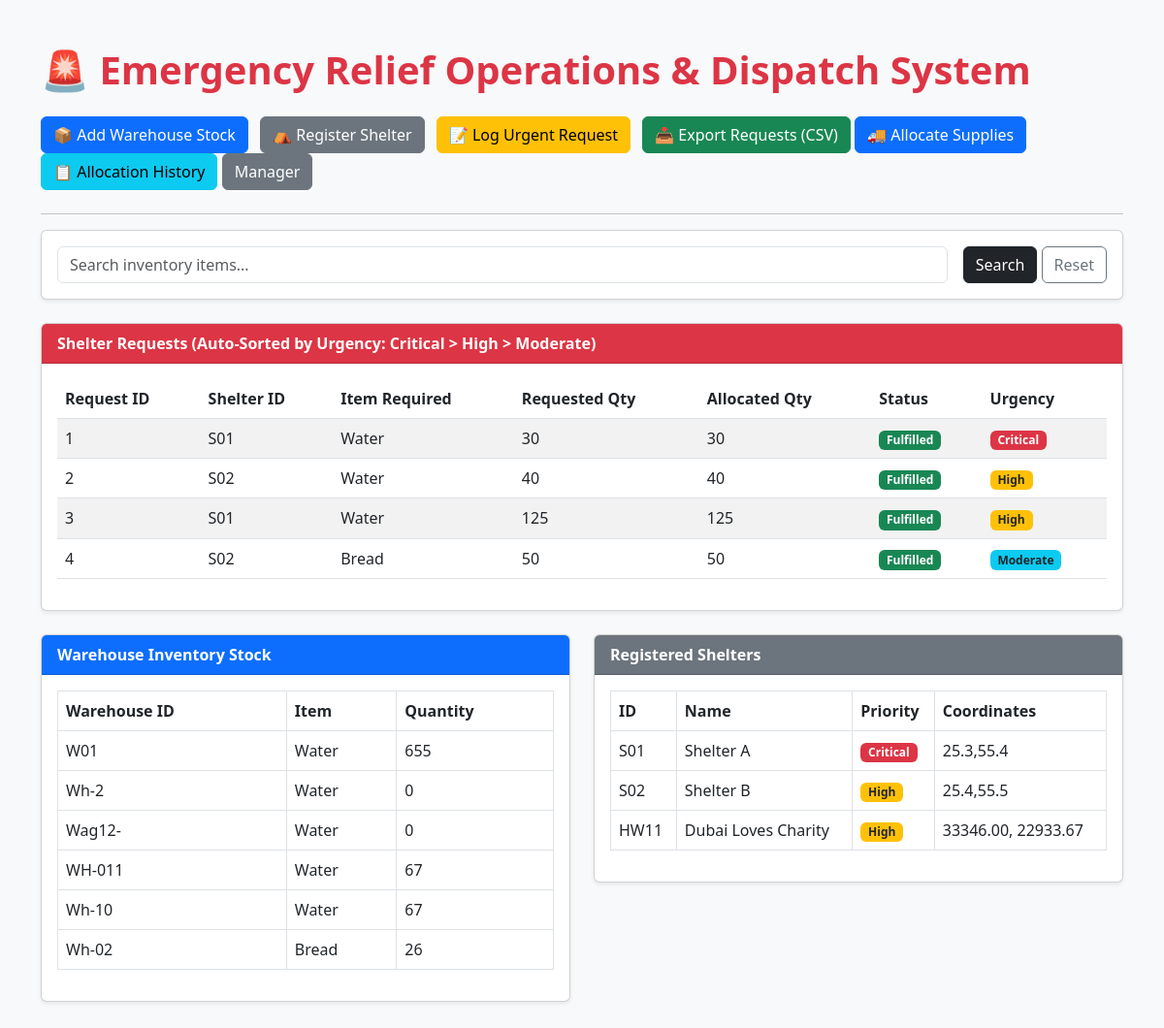
Before: / with the older database file.
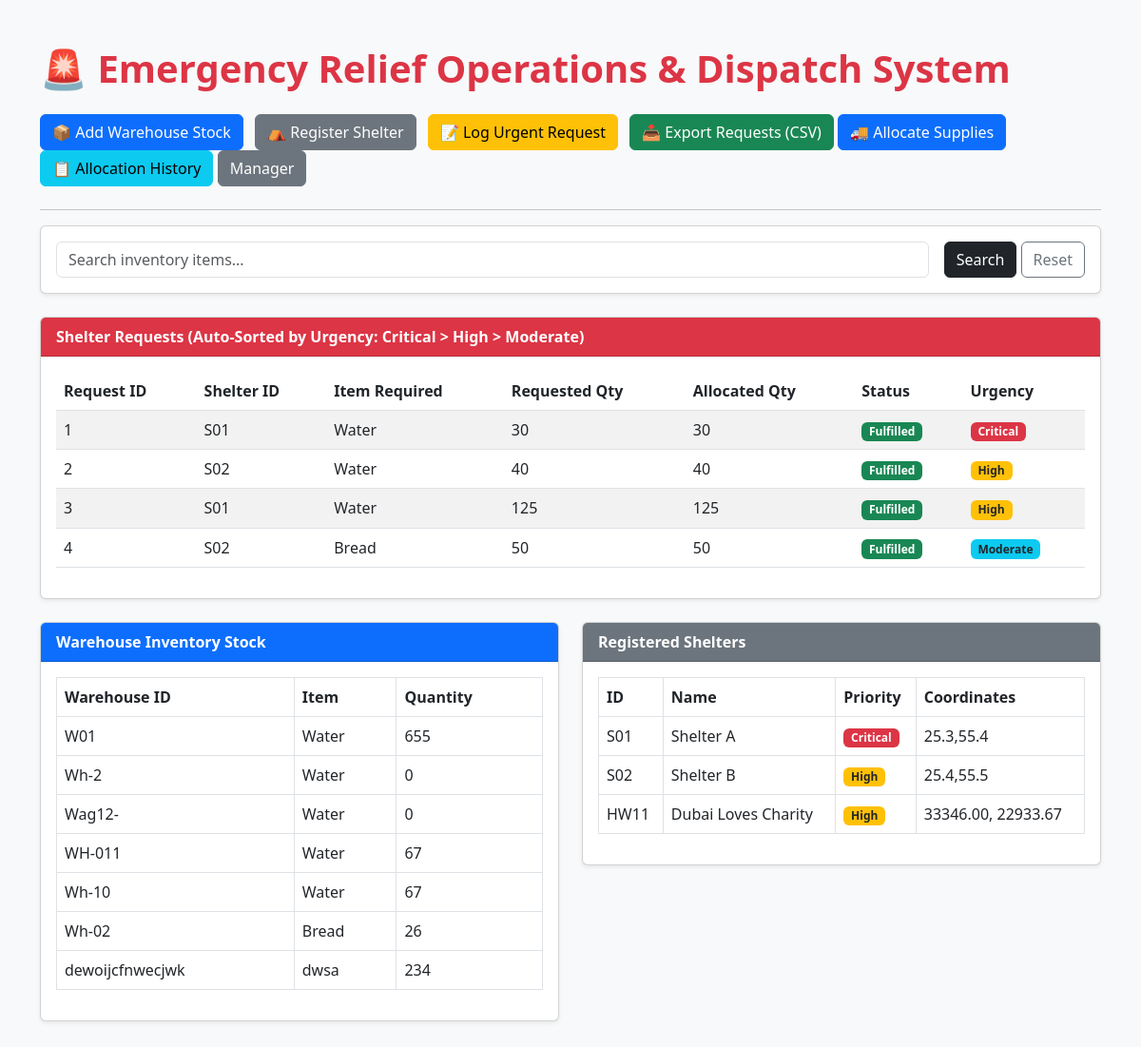
After: the same page with the newer database file.
### tables this page shows
CREATE TABLE requests (
        request_id INTEGER PRIMARY KEY AUTOINCREMENT,
        shelter_id TEXT,
        item TEXT NOT NULL,
        quantity INTEGER NOT NULL,
        allocated_quantity INTEGER NOT NULL DEFAULT 0,
        status TEXT NOT NULL DEFAULT 'Pending',
        urgency TEXT NOT NULL CHECK (
            urgency IN ('Critical', 'High', 'Moderate')
        ),
        FOREIGN KEY (shelter_id) REFERENCES shelters (shelter_id)
    );

CREATE TABLE inventory(
            warehouse_id TEXT,
            item TEXT,
            quantity INTEGER NOT NULL CHECK (quantity >= 0),
            PRIMARY KEY (warehouse_id, item)
        );

CREATE TABLE shelters(
            shelter_id TEXT PRIMARY KEY,
            name TEXT NOT NULL,
            priority TEXT NOT NULL CHECK (priority IN ('Critical', 'High', 'Moderate')),
            location_coordinates TEXT
        );

### app.py (the view)
@app.route('/')
def home():
    search = request.args.get('search', '')
    inventory = db.get_all_inventory()
    shelters = db.get_all_shelters()
    requests_list = db.get_sorted_requests()
    if search:
        inventory = [
            item for item in inventory
            if search.lower() in item[1].lower()
        ]
    return render_template(
        'inventory.html',
        inventory=inventory,
        shelters=shelters,
        requests_list=requests_list,
        search=search
    )

### db.py (called while the page is built)
def get_all_shelters():
    conn = sqlite3.connect(DB_Name)
    cr = conn.cursor()
    cr.execute("SELECT * FROM shelters")
    shelters = cr.fetchall()
    conn.close()
    return shelters

def get_all_inventory():
    conn = sqlite3.connect(DB_Name)
    cr = conn.cursor()
    cr.execute("SELECT * FROM inventory")
    items = cr.fetchall()
    conn.close()
    return items

def get_sorted_requests():
    conn = sqlite3.connect(DB_Name)
    cr = conn.cursor()
    cr.execute('''
        SELECT * FROM requests
        ORDER BY CASE urgency
            WHEN 'Critical' THEN 1
            WHEN 'High' THEN 2
            WHEN 'Moderate' THEN 3
            ELSE 4
        END,
        request_id ASC
    ''')
    requests_list = cr.fetchall()
    conn.close()
    return requests_list

### templates/inventory.html (shortened to what this page needs)
<!DOCTYPE html>
<html lang="en">
<head>
    <link href="https://cdn.jsdelivr.net/npm/bootstrap@5.3.0/dist/css/bootstrap.min.css" rel="stylesheet">
</head>
<body class="bg-light">
    <div class="container my-5">
        <h1 class="mb-4 text-danger fw-bold">🚨 Emergency Relief Operations & Dispatch System</h1>
        <div class="mb-4">
            <a href="/add_inventory" class="btn btn-primary me-2">📦 Add Warehouse Stock</a>
            <a href="/add_shelter" class="btn btn-secondary me-2">⛺ Register Shelter</a>
            <a href="/add_request" class="btn btn-warning me-2">📝 Log Urgent Request</a>
            <a href="/export/csv" class="btn btn-success">📥 Export Requests (CSV)</a>
            <form action="{{ url_for('allocate') }}" method="POST" class="d-inline">
                <button type="submit" class="btn btn-primary">🚚 Allocate Supplies</button>
            </form>
            <a href="{{ url_for('allocation_history') }}" class="btn btn-info">
                📋 Allocation History
            </a>
            <a href="/manager" class="btn btn-secondary me-2">Manager</a>
        </div>
        <hr>
        <div class="card p-3 mb-4 shadow-sm">
            <form method="GET" action="/" class="row g-3">
                <div class="col-auto flex-grow-1">
                    <input type="text" name="search" class="form-control" placeholder="Search inventory items..."
                        value="{{ search }}">
                </div>
                <div class="col-auto">
                    <button type="submit" class="btn btn-dark">Search</button>
                    <a href="/" class="btn btn-outline-secondary">Reset</a>
                </div>
            </form>
        </div>
        <div class="card mb-4 shadow-sm">
            <div class="card-header bg-danger text-white fw-bold">Shelter Requests (Auto-Sorted by Urgency: Critical >
                High > Moderate) </div>
            <div class="card-body">
                <table class="table table-striped">
                    <thead>
                        <tr>
                            <th>Request ID</th>
                            <th>Shelter ID</th>
                            <th>Item Required</th>
                            <th>Requested Qty</th>
                            <th>Allocated Qty</th>
                            <th>Status</th>
                            <th>Urgency</th>
                        </tr>
                    </thead>
                    <tbody>
                        {% for req in requests_list %}
                        <tr>
                            <td>{{ req[0] }}</td>
                            <td>{{ req[1] }}</td>
                            <td>{{ req[2] }}</td>
                            <td>{{ req[3] }}</td>
                            <td>{{ req[4] }}</td>
                            <td>
                                <span
                                    class="badge {% if req[5] == 'Fulfilled' %}bg-success{% elif req[5] == 'Partially Fulfilled' %}bg-warning text-dark{% else %}bg-secondary{% endif %}">
                                    {{ req[5] }}
                                </span>
                            </td>
                            <td>
                                <span
                                    class="badge {% if req[6] == 'Critical' %}bg-danger{% elif req[6] == 'High' %}bg-warning text-dark{% else %}bg-info text-dark{% endif %}">
                                    {{ req[6] }}
                                </span>
                            </td>
                        </tr>
                        {% else %}
                        <tr>
                            <td colspan="7" class="text-center">No active requests logged.</td>
                        </tr>
                        {% endfor %}
                    </tbody>
                </table>
            </div>
        </div>
        <div class="row">
            <div class="col-md-6">
                <div class="card mb-4 shadow-sm">
                    <div class="card-header bg-primary text-white fw-bold">Warehouse Inventory Stock</div>
                    <div class="card-body">
                        <table class="table table-bordered">
                            <thead>
                                <tr>
                                    <th>Warehouse ID</th>
                                    <th>Item</th>
                                    <th>Quantity</th>
                                </tr>
                            </thead>
                            <tbody>
                                {% for inv in inventory %}
                                <tr>
                                    <td>{{ inv[0] }}</td>
                                    <td>{{ inv[1] }}</td>
                                    <td>{{ inv[2] }}</td>
                                </tr>
                                {% else %}
                                <tr>
                                    <td colspan="3" class="text-center">No inventory stock added.</td>
                                </tr>
                                {% endfor %}
                            </tbody>
                        </table>
                    </div>
                </div>
            </div>
            <div class="col-md-6">
                <div class="card mb-4 shadow-sm">
                    <div class="card-header bg-secondary text-white fw-bold">Registered Shelters</div>
                    <div class="card-body">
                        <table class="table table-bordered">
                            <thead>
                                <tr>
                                    <th>ID</th>
                                    <th>Name</th>
                                    <th>Priority</th>
                                    <th>Coordinates</th>
                                </tr>
                            </thead>
                            <tbody>
                                {% for shelter in shelters %}
                                <tr>
                                    <td>{{ shelter[0] }}</td>
                                    <td>{{ shelter[1] }}</td>
                                    <td>
                                        <span
                                            class="badge {% if shelter[2] == 'Critical' %}bg-danger{% elif shelter[2] == 'High' %}bg-warning text-dark{% else %}bg-secondary{% endif %}">
                                            {{ shelter[2] }}
                                        </span>
                                    </td>
                                    <td>{{ shelter[3] }}</td>
                                </tr>
                                {% else %}
                                <tr>
                                    <td colspan="4" class="text-center">No shelters registered.</td>
                                </tr>
                                {% endfor %}
                            </tbody>
                        </table>
                    </div>
                </div>
            </div>
        </div>
    </div>
</body>
</html>

Changed rows visible on the page:
added inventory: warehouse "dewoijcfnwecjwk", item "dwsa", quantity "234"
